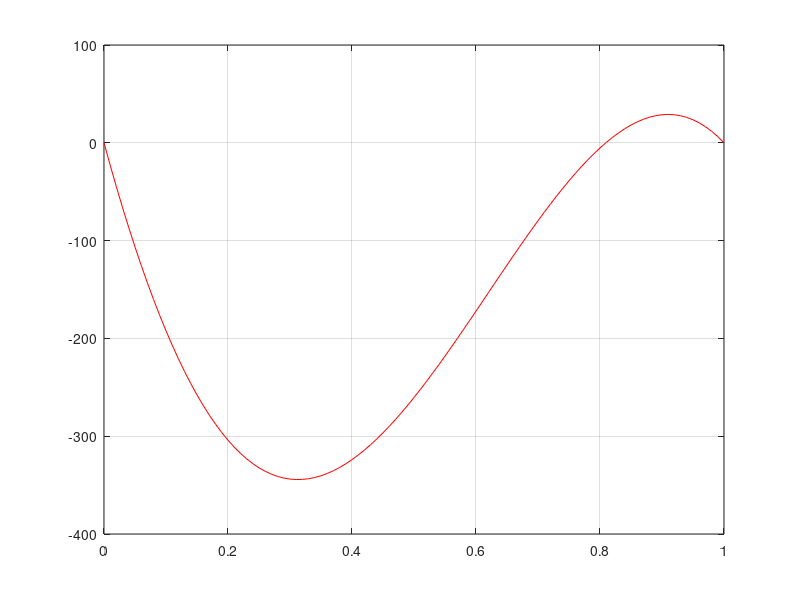

This chart was generated by the following MATLAB code:
function forelasning10
N = 99;
%101 points. Use column vectors, always!
xx =linspace(0,1,N+2)';
x = xx(2:end-1);

%Construct a Toeplitz matrix, F?rel?sarens l?sning bortmarkerad.
%a(1) = -2;
%a(2) = 1;
%Tdx = toeplitz(a)/dx^2;
Tdx = full(gallery('tridiag',N,-1,2,-1));
f = x.^2 - x + sin(2*x-1);
u = Tdx\f;

plot(x,u);

uu = [0;u;0];
plot(xx,uu,'r')

grid ON

lam = eig(Tdx);
lam(N)/pi^2
lam(N-1)/pi^2
lam(N-2)/pi^2